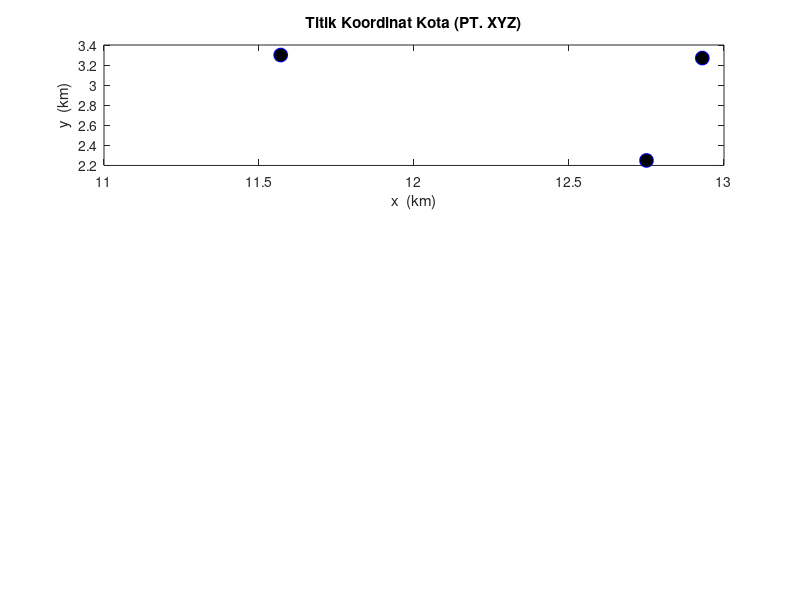

Source code (MATLAB): (Note: this script raises an error after producing the figure.)
%**************************************************************************
%           VRP Problem Using ACO rute 1 Gd Pusat -> Gd Antara
% -------------------------------------------------------------------------
% By     : Gita Anggita Lestari
% Contact: gitaanggitalstr@gmail.com             Last update: sept 13, 2019
% -------------------------------------------------------------------------                             
% This program is developed to find shortest path (minimum cost)between
% some cities. 
% 
% There are 4  parts in this program:
% 1.Main program of ACO (myaco.m)
% 2.Function to generate solution (ant_tour.m)
% 3.Function to calculate the cost (distance) (calculate_cost.m)
% 4.Function to update the traces (update_the_trace.m)
%**************************************************************************
 
%**************************************************************************
%                   The Program Start Here                    
%*------------------------------------------------------------------------
% function myaco(num_of_nodes,num_of_ants, max_iteration)
function myaco()
% inputs
miter=1000; % banyak iterasi
m=2; % banyak semut
n=3; %jumlah kotas
% parameters
e=0.6;            % evaporation coefficient.
alpha=1;          % effect of ants' sight.
beta=12;           % trace's effect.
t=0.02*ones(n); % primary tracing.
el=.97;           % common cost elimination. 
% -------------------------------------------------------------------------
% matrix coordinates of cities of rute 1
map_index=[0	4	5];
map_x=[12.93	11.57	12.75];
map_y=[3.27	3.30	2.25];
node=[map_index;map_x;map_y];
% Generate coordinates of cities and plot
for i=1:n
    x(i)= map_x(i);
    y(i)= map_y(i);
end

subplot(3,1,1);
plot(x,y,'o','MarkerFaceColor','k','MarkerEdgeColor','b','MarkerSize',10);
title('Titik Koordinat Kota (PT. XYZ)');
xlabel('x  (km)');
ylabel('y  (km)');

% generating distace between cities matrix.
%for i=1:n
%    for j=1:n
%        d(i,j)=sqrt((x(i)-x(j))^2+(y(i)-y(j))^2);
%    end
%end
d=[0 1.7 2.1;
   1.7 0 3.1;
   2.1 3.1 0];

% generating sight matrix.
for i=1:n
    for j=1:n
        if d(i,j)==0
            h(i,j)=0;
        else
            h(i,j)=1/d(i,j);
        end
    end
end
h=h
% ------------------------------------------------------------------------
%             Main Algorithm: ACO Meta heuristic procedure
% a.  Probabilistic solution construction biased by
%     pheromone trails, without forward pheromone
%     updating
% b.  Deterministic backward path with loop elimination
%     and with pheromone updating--> update_the_trace
% c.  Evaluation of the quality of the solutions
%     generated and use of the solution quality in
%     determining the quantity of pheromone to deposit-->calculate_cost
% -------------------------------------------------------------------------
for i=1:miter
% Step 1: Forward ants and solution construction

% Generate places for each ant    
for j=1:m
    start_places(j,1)=fix(1+rand*(n-1));
end
% Step 2:probabilistic solution contruction   
    [tour]=ant_tour(start_places,m,n,h,t,alpha,beta);
    tour=horzcat(tour,tour(:,1));
    
% Step 3: Calculate the cost --> total distace
    [cost,f]=calculate_cost(m,n,d,tour,el);
    [t]=update_the_trace(m,n,t,tour,f,e);
    average_cost(i)=mean(cost);
    
% Step 4: Determine the best route
    [min_cost(i),best_index]=min(cost);
    besttour(i,:)=tour(best_index,:);
    iteration(i)=i;
end
% -------------------------------------------------------------------------

% Plot Average of tour distance vs Number of Iterations
subplot(3,1,2);plot(iteration,average_cost);
title('Rata-Rata Jarak vs Jumlah Iterasi');
xlabel('iteration');
ylabel('Jarak(Km)');

% Plot the best route
[k,l]=min(min_cost); % jarak
for i=1:n+1
    X(i)=x(besttour(l,i));
    Y(i)=y(besttour(l,i));
end
subplot(3,1,3);plot(X,Y,'--o',...
                'MarkerEdgeColor','k',...
                'MarkerFaceColor','b',...
                'MarkerSize',10)
xlabel('x (km)');ylabel('y (km)');
title(['Total Jarak(Km)= ',num2str(k)]);
% fprintf('\nTotal Jarak = %d\n',k);
% Get Route Path 
batas = length(map_index);
path = [];
for i=1:batas
    itter = 0;
    index_x = X(i);
    index_y = Y(i);
    for j=1:batas
        if index_x == node(2,[j]) && index_y == node(3,[j])
            itter = itter + 1;
            path(i)=node(1,[j]);
        end
    end
end
titik_awal = num2str(path(1));jalan = num2str(path);
fprintf('Total Jarak = ')
disp(min(min_cost));
fprintf('Rute =  ');
fprintf(titik_awal);fprintf('  ');
fprintf(jalan);fprintf('  ');
fprintf(titik_awal)
fprintf('\n')

end
%**************************************************************************
%                   Ending of Program                          
%**************************************************************************

